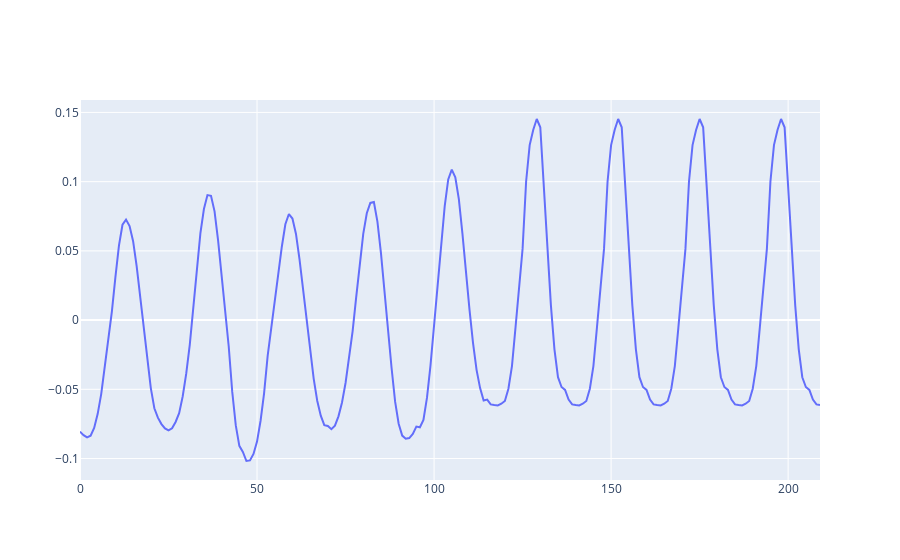

Notebook code for this chart:
### Code cell
# 数据预览,第一个时间系数序列
fig = go.Figure()
fig.add_trace(go.Scatter(x=[i for i in range(A.shape[0])], y=A[:,0]))
fig.show()

### Figure 1 — Plotly figure (JSON) as saved in the notebook; plotly's stock layout.template omitted (floating-point values rounded to 4 significant figures; data arrays with more than 128 entries replaced by an {"elided": "..."} marker saying what was removed)
{"data": [{"type": "scatter", "x": {"elided": "210 int values"}, "y": {"elided": "210 float values"}}], "layout": {}}
